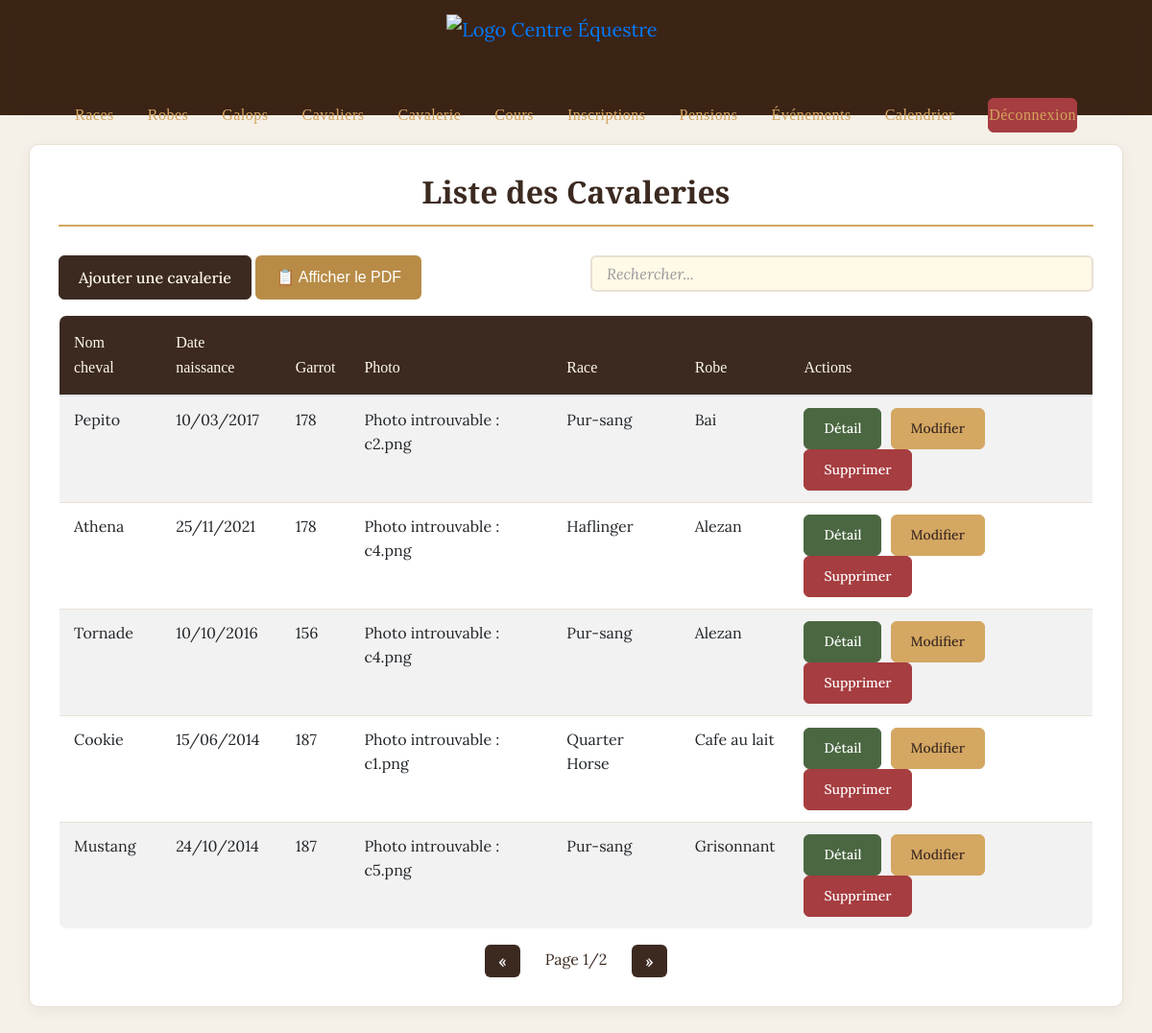
The app's page /vue/vue.cavalerie.php with its own data.
### tables this page shows
CREATE TABLE `cavalerie` (
  `numsire` int(11) NOT NULL,
  `nomche` varchar(50) NOT NULL,
  `datenache` date NOT NULL,
  `garrot` varchar(50) NOT NULL,
  `idrace` int(11) NOT NULL,
  `idrobe` int(11) NOT NULL,
  `supprime` tinyint(1) DEFAULT 0
);

CREATE TABLE `photos` (
  `idphotos` int(11) NOT NULL,
  `lienphoto` varchar(50) NOT NULL,
  `ideve` int(11) NOT NULL,
  `numsire` int(11) DEFAULT NULL
);

CREATE TABLE `race` (
  `idrace` int(11) NOT NULL,
  `librace` varchar(50) NOT NULL,
  `supprime` tinyint(1) DEFAULT 0
);

CREATE TABLE `robe` (
  `idrobe` int(11) NOT NULL,
  `librobe` varchar(50) NOT NULL,
  `supprime` tinyint(1) DEFAULT 0
);

### class/class.cavalerie.php (called while the page is built, shortened)
<?php
class Cavalerie {
    public function CavalerieALL(){
        $con = connexionPDO();
        $sql = "SELECT * FROM cavalerie WHERE supprime = 0;";
        $executesql = $con->prepare($sql);
        $executesql->execute();
        $resultat = $executesql->fetchAll();
        return $resultat;
    }
 public function getSinglePhotoByNumsire($numsire) {
        $con = connexionPDO();
        $sql = "SELECT lienphoto FROM photos WHERE numsire = :numsire LIMIT 1";
        $data = [':numsire' => $numsire];
        $executesql = $con->prepare($sql);
        $executesql->execute($data);
        $resultat = $executesql->fetch();
        return $resultat ? $resultat['lienphoto'] : null;
    }
    public function CavalerieRace($id) {
        $con = connexionPDO();
        $sql = "SELECT librace
                FROM race
                WHERE idrace = :idrace";
        $data = [':idrace' => $id];
        $executesql = $con->prepare($sql);
        $executesql->execute($data);
        $ligne = $executesql->fetch();
        return $ligne['librace'];
    }
    public function CavalerieRobe($id) {
        $con = connexionPDO();
        $sql = "SELECT librobe
                FROM robe
                WHERE idrobe = :idrobe";
        $data = [':idrobe' => $id];
        $executesql = $con->prepare($sql);
        $executesql->execute($data);
        $ligne = $executesql->fetch();
        return $ligne['librobe'];
    }
}
?>

### vue/vue.cavalerie.php (the view, shortened to what this page needs)
<?php
require_once '../class/class.cavalerie.php';
include_once '../include/haut.inc.php';
$cavalerie = new Cavalerie();
$cavalerieList = $cavalerie->CavalerieALL();
?>
<!DOCTYPE html>
<html lang="fr">
<head>
    <link rel="stylesheet" href="https://stackpath.bootstrapcdn.com/bootstrap/4.5.2/css/bootstrap.min.css">
    <link rel="stylesheet" href="../css/style_crud.css">
</head>
<body>
    <div class="container mt-4">
        <h2>Liste des Cavaleries</h2>
<div class="row mb-3">
    <div class="col-md-6">
        <button type="button" class="btn btn-primary" data-toggle="modal" data-target="#ajoutModal">
            Ajouter une cavalerie
        </button>
        <a href="../classpdf/classpdfcavalerie.php" class="btn" style="background-color: #B88C47; color: white; text-decoration: none; border-radius: 6px; padding: 10px 20px; font-size: 16px; font-family: Arial, sans-serif;" target="_blank">
            📋 Afficher le PDF
        </a>
    </div>
    <div class="col-md-6">
        <input type="text" id="searchInput" class="form-control" placeholder="Rechercher...">
    </div>
</div>
        <table class="table table-striped" id="cavalerieTable">
    <thead>
        <tr>
            <th>Nom cheval</th>
            <th>Date naissance</th>
            <th>Garrot</th>
            <th>Photo</th>
            <th>Race</th>
            <th>Robe</th>
            <th>Actions</th>
        </tr>
    </thead>
    <tbody>
        <?php foreach($cavalerieList as $c): ?>
            <tr>
                <td><?php echo $c['nomche']; ?></td>
                <td><?php echo date('d/m/Y', strtotime($c['datenache'])); ?></td>
                <td><?php echo $c['garrot']; ?></td>
                <td>
                    <?php
                    $singlePhoto = $cavalerie->getSinglePhotoByNumsire($c['numsire']);
                    if ($singlePhoto):
                        $photoPath = '../uploads/' . basename($singlePhoto);
                        if (file_exists($photoPath)): ?>
                            <img src="<?php echo $photoPath; ?>" alt="<?php echo $c['nomche']; ?>" width="100">
                        <?php else: ?>
                            <span>Photo introuvable : <?php echo basename($singlePhoto); ?></span>
                        <?php endif;
                    else: ?>
                        <span>Pas de photo</span>
                    <?php endif; ?>
                </td>
                <td><?php echo $cavalerie->CavalerieRace($c['idrace']); ?></td>
                <td><?php echo $cavalerie->CavalerieRobe($c['idrobe']); ?></td>
                <td>
                    <button class="btn btn-sm btn-info" data-toggle="modal" data-target="#detailModal<?php echo $c['numsire']; ?>">
                        Détail
                    </button>
                    <button class="btn btn-sm btn-warning" data-toggle="modal" data-target="#modifModal<?php echo $c['numsire']; ?>">
                        Modifier
                    </button>
                    <button class="btn btn-sm btn-danger" data-toggle="modal" data-target="#suppModal<?php echo $c['numsire']; ?>">
                        Supprimer
                    </button>
                </td>
            </tr>
        <?php endforeach; ?>
    </tbody>
</table>
    </div>
</body>
</html>

### css/style_crud.css (style rules this page uses)
:root { --brown-dark: #3C2A21; --brown-light: #8B7355; --green: #4A6741; --beige: #F5F1E8; --cream: #FFF9E8; --gold: #D4A762; --error: #A63D40; --success: #4A6741; }
body { background-color: var(--beige); font-family: 'Lora', serif; color: var(--brown-dark); line-height: 1.6; }
.container { background: white; border: 1px solid #E8E0D5; border-radius: 10px; padding: 30px; box-shadow: 0 4px 15px rgba(0, 0, 0, 0.05); margin: 30px auto; }
h2 { color: var(--brown-dark); font-family: 'Playfair Display', serif; font-size: 2rem; font-weight: 600; margin-bottom: 30px; text-align: center; border-bottom: 2px solid var(--gold); padding-bottom: 15px; }
.table { border: 1px solid #E8E0D5; border-radius: 8px; overflow: hidden; }
.table thead { background-color: var(--brown-dark); color: var(--cream); }
.table th { font-family: 'Playfair Display', serif; padding: 15px; font-weight: 500; }
.table td { padding: 12px 15px; border-bottom: 1px solid #E8E0D5; }
.btn { padding: 10px 20px; border-radius: 6px; font-family: 'Lora', serif; font-weight: 500; transition: all 0.3s ease; }
.btn-primary { background-color: var(--brown-dark); border: 1px solid var(--brown-dark); color: var(--cream); }
.btn-warning { background-color: var(--gold); border: 1px solid var(--gold); color: var(--brown-dark); }
.btn-danger { background-color: var(--error); border: 1px solid var(--error); color: white; }
.form-control { border: 2px solid #E8E0D5; border-radius: 6px; padding: 10px 15px; background-color: var(--cream); }
#searchInput { border: 2px solid #E8E0D5; border-radius: 6px; padding: 10px 15px; background-color: var(--cream); transition: all 0.3s ease; }
#searchInput::placeholder { color: #999; font-style: italic; }
.btn-info { background-color: var(--green); border-color: var(--green); color: white; }
.table td .btn { margin-right: 5px; }
.table td .btn:last-child { margin-right: 0; }

### records on screen
cavalerie: nomche "Pepito", datenache "10/03/2017", garrot "178", numsire.lienphoto "c2.png", idrace.librace "Pur-sang", idrobe.librobe "Bai"
cavalerie: nomche "Athena", datenache "25/11/2021", garrot "178", numsire.lienphoto "c4.png", idrace.librace "Haflinger", idrobe.librobe "Alezan"
cavalerie: nomche "Tornade", datenache "10/10/2016", garrot "156", numsire.lienphoto "c4.png", idrace.librace "Pur-sang", idrobe.librobe "Alezan"
cavalerie: nomche "Cookie", datenache "15/06/2014", garrot "187", numsire.lienphoto "c1.png", idrace.librace "Quarter Horse", idrobe.librobe "Cafe au lait"
cavalerie: nomche "Mustang", datenache "24/10/2014", garrot "187", numsire.lienphoto "c5.png", idrace.librace "Pur-sang", idrobe.librobe "Grisonnant"
